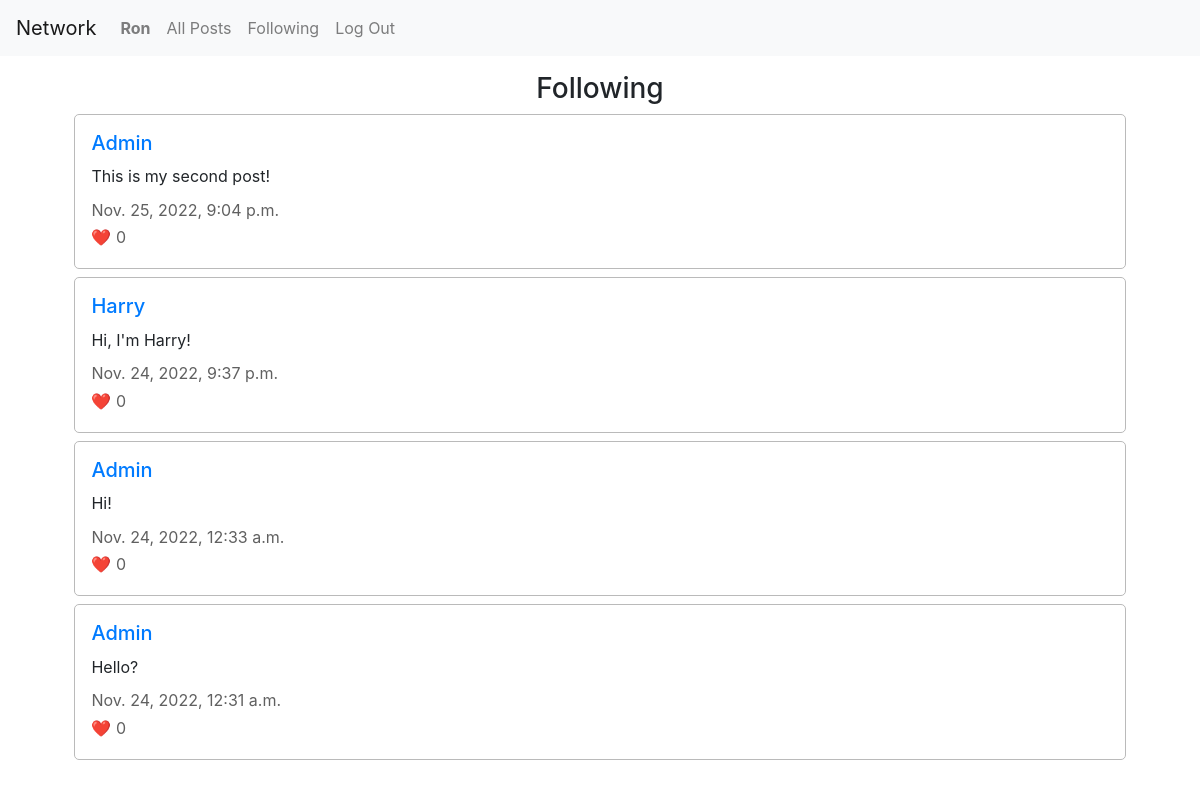
The page /following (signed in) on the database its author committed.
### network/models.py (models this page shows, shortened)
class User(AbstractUser):
    pass

class Post(models.Model):
    user = models.ForeignKey("User", on_delete=models.CASCADE, related_name ="posts")
    content = models.TextField(max_length=255)
    timestamp = models.DateTimeField(auto_now_add=True)
    likes = models.ManyToManyField("User", blank=True, related_name="liked")

### network/views.py (the view)
# urls.py: path("following", views.following, name="following"),
@login_required(login_url='/login')
def following(request):
    watcher = User.objects.get(username=request.user)
    followall = watcher.following.all()
    following = [f.followed for f in followall]
    followposts = Post.objects.filter(user__in=following).order_by('timestamp').reverse()
    return render(request, "network/following.html", {
        "followposts": followposts,
    })

### network/templates/network/following.html
{% extends "network/layout.html" %}
{% load static %}
{% block body %}
    <div class="all-posts">
        <h3>Following</h3>
        {% for post in followposts %}
            <div class="section">
                <h5><a href="{% url 'user' post.user %}">{{ post.user }}</a></h5>
                <p class="post-content">{{ post.content }}</p>
                <p class="grey">{{ post.timestamp }}</p>
                <p class="grey">&#10084;&#65039; {{ post.likes.all.count }}</p>
            </div>
        {% endfor %}
    </div>
{% endblock %}

### network/templates/network/layout.html (shortened to what this page needs)
{% load static %}
<!DOCTYPE html>
<html lang="en">
    <head>
        <link rel="stylesheet" href="https://stackpath.bootstrapcdn.com/bootstrap/4.4.1/css/bootstrap.min.css">
        <link href="{% static 'network/styles.css' %}" rel="stylesheet">
    </head>
    <body>
        <nav class="navbar navbar-expand-lg navbar-light bg-light">
            <a class="navbar-brand" href="#">Network</a>
            <div class="collapse navbar-collapse" id="navbarNav">
                <ul class="navbar-nav mr-auto">
                {% if user.is_authenticated %}
                    <li class="nav-item">
                        <a class="nav-link" href="{% url 'user' user.username %}"><strong>{{ user.username }}</strong></a>
                    </li>
                {% endif %}
                <li class="nav-item">
                    <a class="nav-link" href="{% url 'index' %}">All Posts</a>
                </li>
                {% if user.is_authenticated %}
                    <li class="nav-item">
                        <a class="nav-link" href="{% url 'following' %}">Following</a>
                    </li>
                    <li class="nav-item">
                        <a class="nav-link" href="{% url 'logout' %}">Log Out</a>
                    </li>
                {% endif %}
                </ul>
            </div>
        </nav>
        <div class="body">
            {% block body %}
            {% endblock %}
        </div>
    </body>
</html>

### network/static/network/styles.css (style rules this page uses)
.body { display: flex; flex-direction: column; justify-content: center; align-items: center; gap: 1rem; margin: 1rem; }
.all-posts { width: 100%; display: flex; flex-direction: column; justify-content: center; align-items: center; gap: 0.5rem; }
.section { width: 90%; border: 0.2px rgb(186, 186, 186) solid; border-radius: 5px; padding: 1rem; }
h3 { margin-bottom: 0rem; }
h5 { margin-bottom: 0.6rem; }
p { margin-bottom: 0.2rem; }
.post-content { margin-bottom: 0.6rem; }
.grey { color: rgb(96, 96, 96); }

### rows shown on the page
User: username "Ron"
Post: user "Admin", content "This is my second post!", timestamp "Nov. 25, 2022, 9:04 p.m.", likes.all.count "0"
Post: user "Harry", content "Hi, I'm Harry!", timestamp "Nov. 24, 2022, 9:37 p.m.", likes.all.count "0"
Post: user "Admin", content "Hi!", timestamp "Nov. 24, 2022, 12:33 a.m.", likes.all.count "0"
Post: user "Admin", content "Hello?", timestamp "Nov. 24, 2022, 12:31 a.m.", likes.all.count "0"
